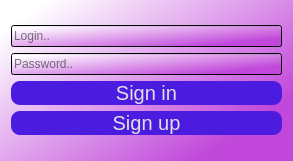
<?xml version="1.0" encoding="UTF-8"?>
<ui version="4.0">
 <class>Form</class>
 <widget class="QWidget" name="Form">
  <property name="geometry">
   <rect>
    <x>0</x>
    <y>0</y>
    <width>293</width>
    <height>161</height>
   </rect>
  </property>
  <property name="windowTitle">
   <string>Authorization</string>
  </property>
  <property name="styleSheet">
   <string notr="true">background-color: qlineargradient(spread:pad, x1:0.896, y1:0.722, x2:0.095, y2:0.0852273, stop:0 rgba(193, 72, 218, 255), stop:1 rgba(255, 255, 255, 255));</string>
  </property>
  <layout class="QVBoxLayout" name="verticalLayout_2">
   <item>
    <layout class="QVBoxLayout" name="verticalLayout">
     <item>
      <widget class="QLineEdit" name="lineEdit">
       <property name="autoFillBackground">
        <bool>false</bool>
       </property>
       <property name="placeholderText">
        <string>Login..</string>
       </property>
      </widget>
     </item>
     <item>
      <widget class="QLineEdit" name="lineEdit_2">
       <property name="placeholderText">
        <string>Password..</string>
       </property>
      </widget>
     </item>
     <item>
      <widget class="QPushButton" name="pushButton_2">
       <property name="styleSheet">
        <string notr="true">QPushButton {
    border-radius:  9px;
    background-color:  rgb(76, 27, 224);
    color:  rgb(225, 225, 225);
    font-size:  20px;
}

QPushButton:pressed {
    background-color:  rgb(39, 61, 207);
}</string>
       </property>
       <property name="text">
        <string>Sign in</string>
       </property>
      </widget>
     </item>
     <item>
      <widget class="QPushButton" name="pushButton">
       <property name="styleSheet">
        <string notr="true">QPushButton {
    border-radius:  9px;
    background-color:  rgb(76, 27, 224);
    color:  rgb(225, 225, 225);
    font-size:  20px;
}

QPushButton:pressed {
    background-color:  rgb(39, 61, 207);
}</string>
       </property>
       <property name="text">
        <string>Sign up</string>
       </property>
      </widget>
     </item>
    </layout>
   </item>
  </layout>
 </widget>
 <resources/>
 <connections/>
</ui>
